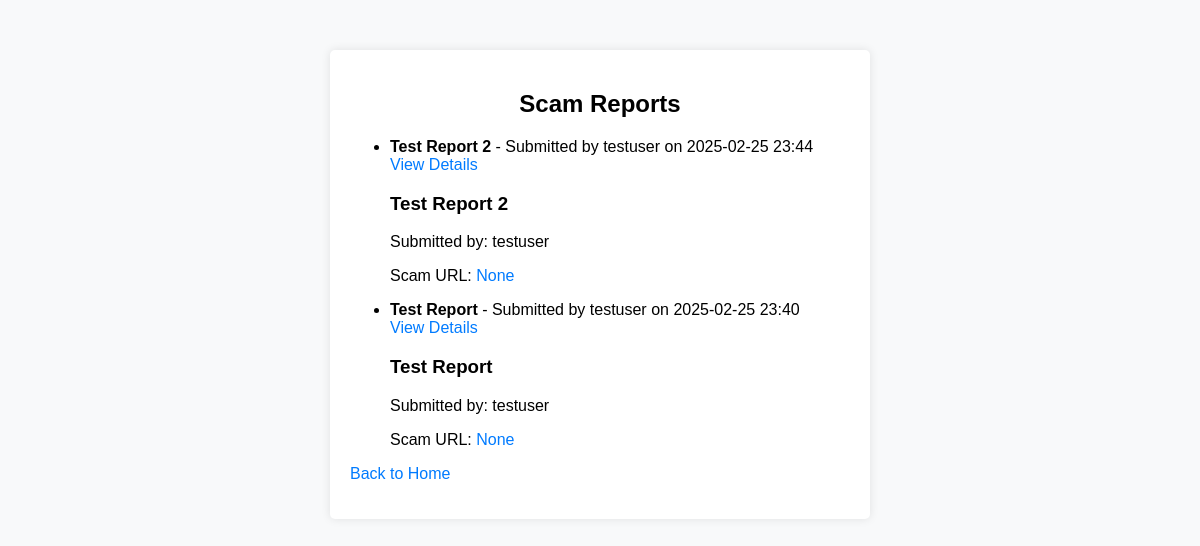
The app's page /view-reports/ (signed in) with its own data.
### accounts/models.py (models this page shows, shortened)
class ScamReport(models.Model):
    STATUS_CHOICES = [
        ('Pending', 'Pending'),
        ('Approved', 'Approved'),
        ('Rejected', 'Rejected'),
        ('Flagged', 'Flagged'),
    ]
    title = models.CharField(max_length=255)
    description = models.TextField()
    submitted_at = models.DateTimeField(auto_now_add=True)
    scam_website = models.URLField(blank=True, null=True)
    evidence = models.FileField(upload_to='evidence/evidence/', validators=[validate_file_size], blank=True, null=True)
    user = models.ForeignKey(User, on_delete=models.CASCADE, related_name="reports")
    credibility_score = models.FloatField(default=0.0, null=True, blank=True)
    upvotes = models.PositiveIntegerField(default=0)
    downvotes = models.PositiveIntegerField(default=0)
    ip_address = models.GenericIPAddressField(blank=True, null=True)
    country = models.CharField(max_length=100, blank=True, null=True)
    status = models.CharField(max_length=20, choices=[("Approved", "Approved"), ("Flagged", "Flagged"), ("Rejected", "Rejected")])
    image_metadata = models.JSONField(blank=True, null=True)  # Stores EXIF data
    pdf_metadata = models.JSONField(blank=True, null=True)    # Stores PDF metadata
    scam_url = models.URLField(blank=True, null=True)  # Allow it to be empty
    whois_info = models.TextField(null=True, blank=True)  # Store as text instead of JSON
    blacklist_status = models.BooleanField(default=False)  # If the URL is on a scam blacklist
    domain_age = models.IntegerField(null=True, blank=True)  # Store domain age in days
    is_blacklisted = models.BooleanField(default=False)  # New Field
    blacklist_details = models.JSONField(null=True, blank=True)  # Stores API response

### accounts/views.py (the view)
# urls.py: path('view-reports/', view_reports, name='view_reports'),
@login_required
def view_reports(request):
    reports = ScamReport.objects.all().order_by('-submitted_at')  # Show newest first
    return render(request, 'accounts/view_reports.html', {'reports': reports})

### templates/accounts/view_reports.html (shortened to what this page needs)
{% extends "base.html" %}
{% block content %}
  <div class="container">
      <h2>Scam Reports</h2>
      {% if reports %}
        <ul>
          {% for report in reports %}
            <li>
              <strong>{{ report.title }}</strong> - Submitted by {{ report.user.username }} on {{ report.submitted_at|date:"Y-m-d H:i" }}
              <br>
              <a href="{% url 'report_detail' report.id %}">View Details</a>
            </li>
              <div class="report">
                <h3>{{ report.title }}</h3>
                <p>Submitted by: {{ report.user.username }}</p>
                <p>Scam URL: <a href="{{ report.scam_url }}" target="_blank">{{ report.scam_url }}</a></p>
            </div>
          {% endfor %}
        </ul>
      {% else %}
        <p>No scam reports submitted yet.</p>
      {% endif %}
      <p><a href="{% url 'home' %}">Back to Home</a></p>
  </div>
{% endblock %}

### templates/base.html (style rules this page uses)
body { font-family: Arial, sans-serif; margin: 0; padding: 0; background-color: #f8f9fa; }
.container { max-width: 500px; margin: 50px auto; padding: 20px; background-color: white; border-radius: 5px; box-shadow: 0 0 10px rgba(0, 0, 0, 0.1); }
h2 { text-align: center; }
a { text-decoration: none; color: #007bff; }

### records on screen
ScamReport: title "Test Report 2", user.username "testuser", submitted_at "2025-02-25 23:44", scam_url "None"
ScamReport: title "Test Report", user.username "testuser", submitted_at "2025-02-25 23:40", scam_url "None"
